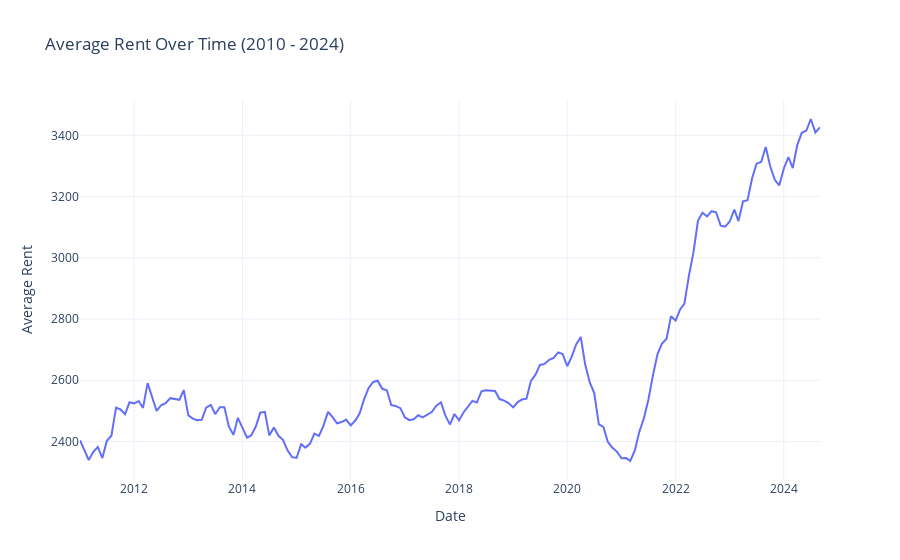

Notebook code for this chart:
### Markdown cell above
Before we perform any predictions, let's perform some EDA to get a better understanding of our data and trends in rent prices.

### Code cell
# Import visualization library 
import plotly.graph_objects as go 

# Create our canvas 
fig = go.Figure()

# Create the plot itself on the canvas 
fig.add_trace(go.Scatter(x = average_rent_data.index, 
                         y = average_rent_data["Average Rent"],
                         mode = "lines", 
                         name = "Average Rent"))

fig.update_layout(title = "Average Rent Over Time (2010 - 2024)",
                  xaxis_title = "Date", 
                  yaxis_title = "Average Rent",
                  template = "plotly_white")

fig.show()

### Figure 1 — Plotly figure (JSON) as saved in the notebook; plotly's stock layout.template omitted (floating-point values rounded to 4 significant figures; data arrays with more than 128 entries replaced by an {"elided": "..."} marker saying what was removed)
{"data": [{"mode": "lines", "name": "Average Rent", "type": "scatter", "x": {"elided": "165 str values"}, "y": {"elided": "165 float values"}}], "layout": {"title": {"text": "Average Rent Over Time (2010 - 2024)"}, "xaxis": {"title": {"text": "Date"}}, "yaxis": {"title": {"text": "Average Rent"}}}}
